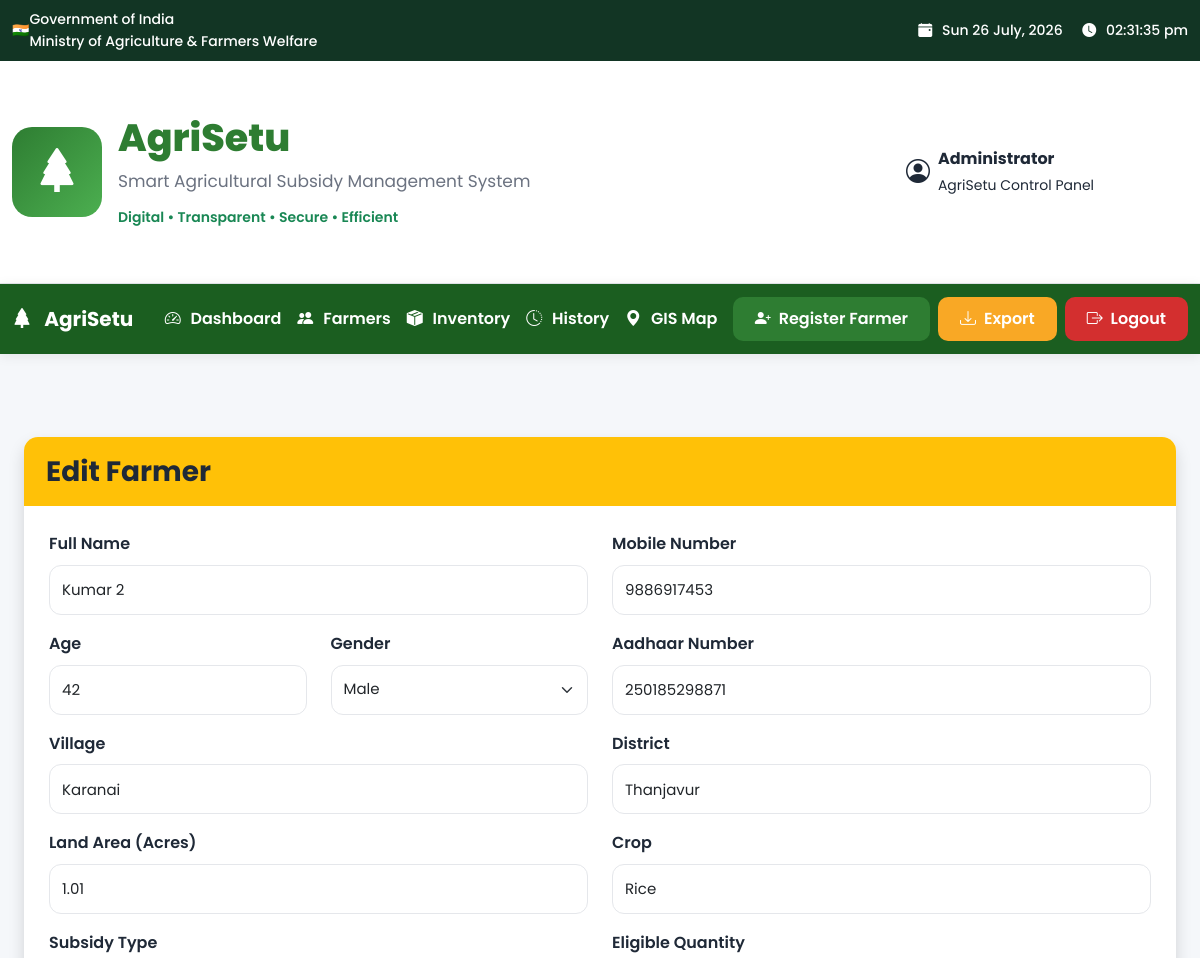
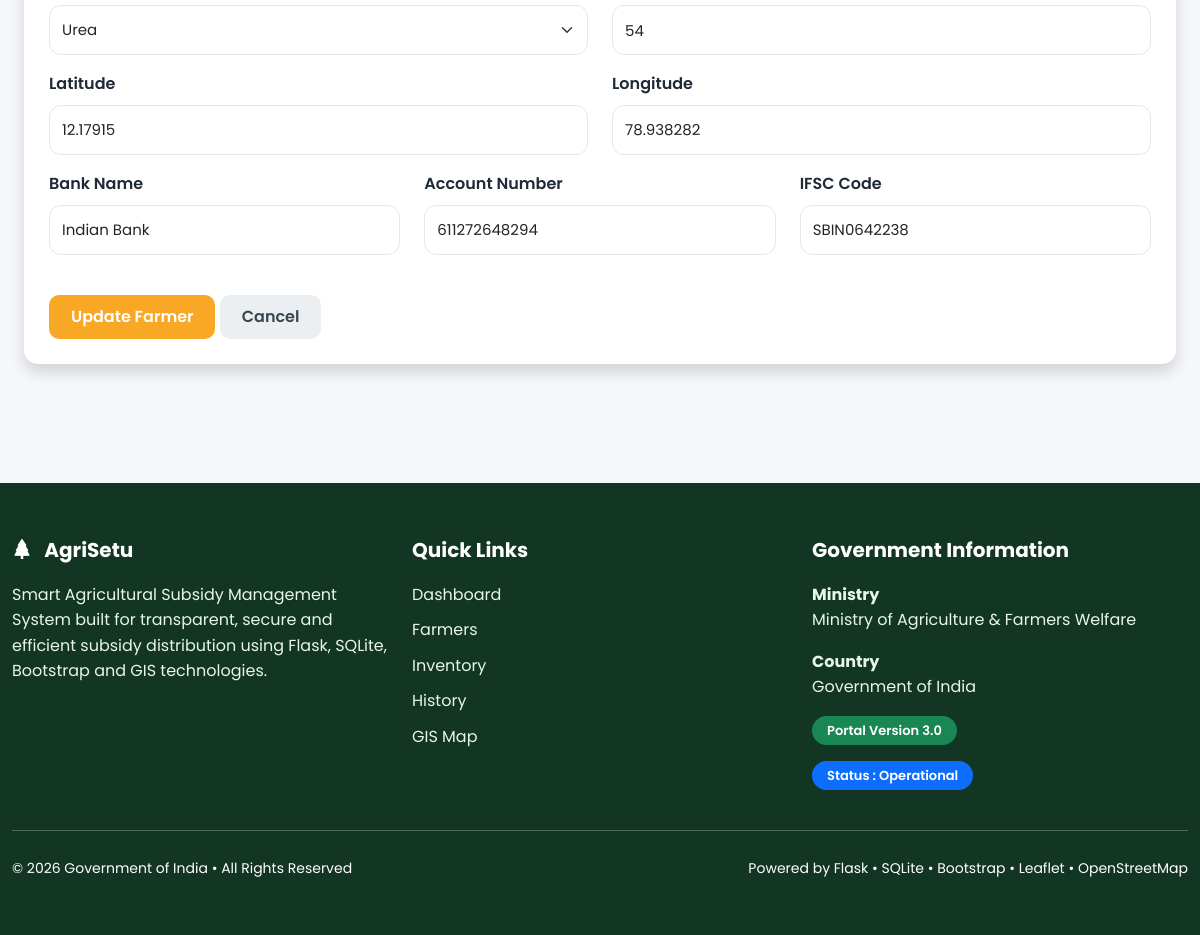
Page /edit_farmer/2 (signed in) on the committed database (2 pictures, top to bottom).
### tables this page shows
CREATE TABLE farmers(

        id INTEGER PRIMARY KEY AUTOINCREMENT,

        name TEXT NOT NULL,
        mobile TEXT NOT NULL,

        age INTEGER,
        gender TEXT,

        aadhaar TEXT,

        village TEXT NOT NULL,
        district TEXT NOT NULL,

        land REAL NOT NULL,
        crop TEXT NOT NULL,

        subsidy TEXT NOT NULL,

        eligible INTEGER NOT NULL,
        issued INTEGER DEFAULT 0,
        balance INTEGER NOT NULL,

        status TEXT DEFAULT 'Pending',

        latitude REAL,
        longitude REAL,

        bank TEXT,
        account TEXT,
        ifsc TEXT
    );

### app.py (the view, shortened to what this page needs)
@app.route("/edit_farmer/<int:id>", methods=["GET","POST"])
@login_required
def edit_farmer(id):
    farmer = fetch_one(
        "SELECT * FROM farmers WHERE id=?",
        (id,)
    )
    if farmer is None:
        flash("Farmer not found.","danger")
        return redirect(url_for("farmers"))
    return render_template(
        "edit_farmer.html",
        farmer=farmer
    )

### app.py (called while the page is built)
def get_db():
    conn = sqlite3.connect(DATABASE)
    conn.row_factory = sqlite3.Row
    return conn

def fetch_one(query, values=()):
    conn = get_db()
    cur = conn.cursor()
    cur.execute(query, values)
    row = cur.fetchone()
    conn.close()
    return row

def login_required(func):
    @wraps(func)
    def wrapper(*args, **kwargs):
        if "admin" not in session:
            flash("Please login first.", "warning")
            return redirect(url_for("login"))
        return func(*args, **kwargs)
    return wrapper

### templates/edit_farmer.html (shortened to what this page needs)
{% extends "base.html" %}
{% block content %}
<div class="container mt-4">
    <div class="card shadow">
        <div class="card-header bg-warning text-dark">
            <h3 class="mb-0">Edit Farmer</h3>
        </div>
        <div class="card-body">
            <form method="POST">
                <div class="row">
                    <div class="col-md-6 mb-3">
                        <label class="form-label">Full Name</label>
                        <input
                            type="text"
                            name="name"
                            class="form-control"
                            value="{{ farmer['name'] }}"
                            required>
                    </div>
                    <div class="col-md-6 mb-3">
                        <label class="form-label">Mobile Number</label>
                        <input
                            type="text"
                            name="mobile"
                            class="form-control"
                            value="{{ farmer['mobile'] }}"
                            required>
                    </div>
                    <div class="col-md-3 mb-3">
                        <label class="form-label">Age</label>
                        <input
                            type="number"
                            name="age"
                            class="form-control"
                            value="{{ farmer['age'] }}"
                            required>
                    </div>
                    <div class="col-md-3 mb-3">
                        <label class="form-label">Gender</label>
                        <select
                            name="gender"
                            class="form-select"
                            required>
                            <option value="Male"
                                {% if farmer['gender']=="Male" %}selected{% endif %}>
                                Male
                            </option>
                        </select>
                    </div>
                    <div class="col-md-6 mb-3">
                        <label class="form-label">Aadhaar Number</label>
                        <input
                            type="text"
                            name="aadhaar"
                            class="form-control"
                            value="{{ farmer['aadhaar'] }}">
                    </div>
                    <div class="col-md-6 mb-3">
                        <label class="form-label">Village</label>
                        <input
                            type="text"
                            name="village"
                            class="form-control"
                            value="{{ farmer['village'] }}"
                            required>
                    </div>
                    <div class="col-md-6 mb-3">
                        <label class="form-label">District</label>
                        <input
                            type="text"
                            name="district"
                            class="form-control"
                            value="{{ farmer['district'] }}"
                            required>
                    </div>
                    <div class="col-md-6 mb-3">
                        <label class="form-label">Land Area (Acres)</label>
                        <input
                            type="number"
                            step="0.01"
                            name="land"
                            class="form-control"
                            value="{{ farmer['land'] }}"
                            required>
                    </div>
                    <div class="col-md-6 mb-3">
                        <label class="form-label">Crop</label>
                        <input
                            type="text"
                            name="crop"
                            class="form-control"
                            value="{{ farmer['crop'] }}"
                            required>
                    </div>
                    <div class="col-md-6 mb-3">
                        <label class="form-label">
                            Subsidy Type
                        </label>
                        <select
                            name="subsidy"
                            class="form-select"
                            required>
                            <option value="Urea" {% if farmer['subsidy']=="Urea" %}selected{% endif %}>Urea</option>
                        </select>
                    </div>
                    <div class="col-md-6 mb-3">
                        <label class="form-label">Eligible Quantity</label>
                        <input
                            type="number"
                            name="eligible"
                            class="form-control"
                            value="{{ farmer['eligible'] }}"
                            required>
                    </div>
                    <div class="col-md-6 mb-3">
                        <label class="form-label">Latitude</label>
                        <input
                            type="text"
                            name="latitude"
                            class="form-control"
                            value="{{ farmer['latitude'] }}">
                    </div>
                    <div class="col-md-6 mb-3">
                        <label class="form-label">Longitude</label>
                        <input
                            type="text"
                            name="longitude"
                            class="form-control"
                            value="{{ farmer['longitude'] }}">
                    </div>
                    <div class="col-md-4 mb-3">
                        <label class="form-label">Bank Name</label>
                        <input
                            type="text"
                            name="bank"
                            class="form-control"
                            value="{{ farmer['bank'] }}">
                    </div>
                    <div class="col-md-4 mb-3">
                        <label class="form-label">Account Number</label>
                        <input
                            type="text"
                            name="account"
                            class="form-control"
                            value="{{ farmer['account'] }}">
                    </div>
                    <div class="col-md-4 mb-3">
                        <label class="form-label">IFSC Code</label>
                        <input
                            type="text"
                            name="ifsc"
                            class="form-control"
                            value="{{ farmer['ifsc'] }}">
                    </div>
                </div>
                <div class="mt-4">
                    <button
                        type="submit"
                        class="btn btn-warning">
                        Update Farmer
                    </button>
                    <a
                        href="{{ url_for('farmer_details', id=farmer['id']) }}"
                        class="btn btn-secondary">
                        Cancel
                    </a>
                </div>
            </form>
        </div>
    </div>
</div>
{% endblock %}

### static/css/style.css (style rules this page uses)
:root { --primary:#2E7D32; --primary-dark:#1B5E20; --primary-light:#4CAF50; --secondary:#1565C0; --success:#2E7D32; --warning:#F9A825; --danger:#D32F2F; --background:#F5F7FA; --card:#FFFFFF; --text:#1F2937; --text-light:#6B7280; --border:#E5E7EB; --radius:14px; --shadow: 0 8px 30px rgba(0,0,0,.06); --shadow-hover: 0 18px 45px rgba(0,0,0,.12); }
* { margin:0; padding:0; box-sizing:border-box; }
html { scroll-behavior:smooth; }
body { font-family:'Poppins',sans-serif; background:var(--background); color:var(--text); overflow-x:hidden; line-height:1.6; }
a { text-decoration:none; transition:.25s; }
h1,h2,h3,h4,h5,h6 { color:var(--text); font-weight:700; margin-bottom:.75rem; }
.container { max-width:1320px; }
.card { border:none; border-radius:var(--radius); background:var(--card); box-shadow:var(--shadow); overflow:hidden; transition:.25s; }
.card-header { background:var(--primary); color:white; font-weight:700; border:none; padding:18px 22px; }
.card-body { padding:25px; }
.btn { border-radius:10px; font-weight:600; padding:10px 22px; transition:.25s; border:none; }
.btn-warning { background:var(--warning); color:white; }
.btn-secondary { background:#ECEFF1; color:#37474F; }
.form-label { font-weight:600; color:var(--text); margin-bottom:8px; }
.form-control, .form-select { height:50px; border-radius:12px; border:1px solid var(--border); font-size:15px; transition:.25s; box-shadow:none; }

### rows in the picture
farmers: name "Kumar 2", mobile "9886917453", age "42", gender "Male", aadhaar "250185298871", village "Karanai", district "Thanjavur", land "1.01", crop "Rice", subsidy "Urea", eligible "54", latitude "12.17915", longitude "78.938282", bank "Indian Bank", account "611272648294", ifsc "SBIN0642238"
